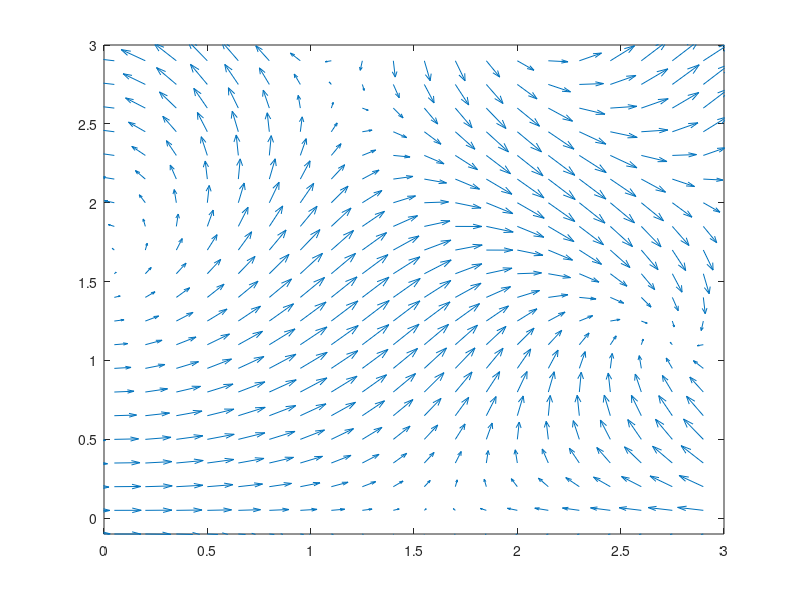

Here is the MATLAB script that generated this plot: (Note: this script raises an error after producing the figure.)
%%
clf
x=[-1:0.15:3];
y=[-1:0.15:3];
[X,Y]=meshgrid(x,y)
u=cos(X-Y);
v=sin(X.*Y);
quiver(x,y,u,v)
hold on
axis([0 3 -0.1 3])
x0=[0:0.25:3]
y0=[0:0.25:3]
for i=1:length(x0)
    for k=1:length(y0)
        u0=[x0(i);y0(k)];
        tspan=[0:0.01:3];
        [t,U]=ode45(@(z,u)diffekvation2(z,u),tspan,u0)
        plot(U(:,1),U(:,2))
    end
end

